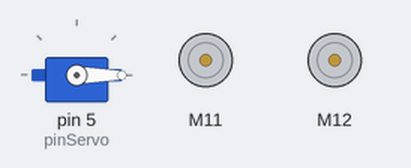
A sketch run on a simulated Arduino Uno, built with avr-gcc and run on an emulated ATmega328P. Parts: servo, 2 × DC motor (green arrow = forward, orange = backward, longer = faster).

Above: at 0.1 s.
At 4.6 s:
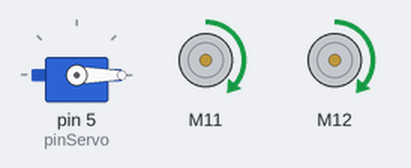
At 7.6 s:
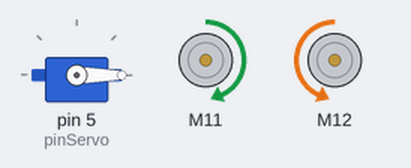
At 11.6 s:
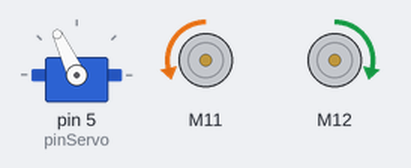
At 15.6 s:
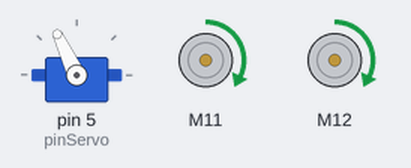
At 24.6 s:
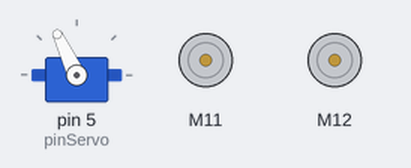
Timing chart, 0 to 30.0 s (numbered marks = the images above):
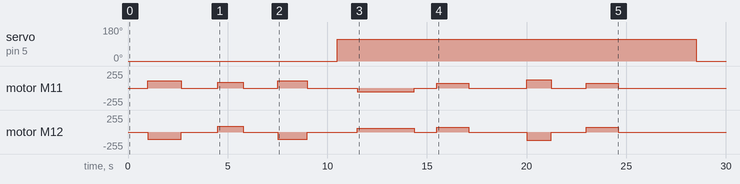

Measured:
- by itself, servo on pin 5 (pinServo): 0° → 115° at 10.5 s, → 0° 18.0 s later
- by itself, motor M12: stopped → backward 112/255 at 1.0 s, → stopped 1.7 s later, → forward 84/255 1.8 s later, → stopped 1.3 s later, … (14 changes in this stretch)

The sketch:

prueeba.ino
```cpp
// generated by mBlock5 for MegaPi
// Optimized for WRO Robomission Junior

#include <Arduino.h>
#include <Wire.h>
#include <SoftwareSerial.h>
#include <MeMegaPi.h>

double angle_rad = PI/180.0;
double angle_deg = 180.0/PI;
MeEncoderOnBoard Encoder_1(SLOT1); // Motor Izquierdo
MeEncoderOnBoard Encoder_2(SLOT2); // Motor Derecho
MeEncoderOnBoard Encoder_3(SLOT3);
MeEncoderOnBoard Encoder_4(SLOT4);

void isr_process_encoder1(void){
  if(digitalRead(Encoder_1.getPortB()) == 0){
    Encoder_1.pulsePosMinus();
  }else{
    Encoder_1.pulsePosPlus();
  }
}

void isr_process_encoder2(void){
  if(digitalRead(Encoder_2.getPortB()) == 0){
    Encoder_2.pulsePosMinus();
  }else{
    Encoder_2.pulsePosPlus();
  }
}

void _loop() {
  Encoder_1.loop();
  Encoder_2.loop();
}

void _delay(float seconds) {
  if(seconds < 0.0){
    seconds = 0.0;
  }
  long endTime = millis() + seconds * 1000;
  while(millis() < endTime) _loop();
}

// =========================================================================
// NUESTRAS FUNCIONES DE MOVIMIENTO
// =========================================================================

/**
 * Función maestra para controlar ambos motores.
 * Para ambos motores: valores positivos = adelante, valores negativos = atrás.
 */
void moverRobot(long gradosIzq, long gradosDer, float velocidad, float tiempoEspera) {
  // Encoder_1 (Izquierdo): se queda igual
  Encoder_1.move(gradosIzq, abs(velocidad));

  // Encoder_2 (Derecho): se invierte con el signo menos (-)
  // para que los valores positivos vayan hacia adelante.
  Encoder_2.move(-gradosDer, abs(velocidad));

  _delay(tiempoEspera);
}

// Mueve el robot en línea recta hacia adelante
void avanzar(long grados, float velocidad, float tiempoEspera) {
  moverRobot(grados, grados, velocidad, tiempoEspera);
}

// Mueve el robot en línea recta hacia atrás
void retroceder(long grados, float velocidad, float tiempoEspera) {
  moverRobot(-grados, -grados, velocidad, tiempoEspera);
}

// Gira sobre su propio eje hacia la derecha
void girarIzquierda(long grados, float velocidad, float tiempoEspera) {
  moverRobot(grados, -grados, velocidad, tiempoEspera);
}

// Gira sobre su propio eje hacia la izquierda
void girarDerecha(long grados, float velocidad, float tiempoEspera) {
  moverRobot(-grados, grados, velocidad, tiempoEspera);
}

// Detiene por completo los motores
void detener(float tiempoEspera) {
  moverRobot(0, 0, 0, tiempoEspera);
}

// =========================================================================
// DEL SERVOMOTOR GRANDE
// =========================================================================

// Creamos el objeto servo
Servo miServo;
// Definimos el pin del servo
const int pinServo = 5;

// Mueve el servo 90° hacia arriba (va a 180°)
void subir_pala() {
  miServo.write(0);
  _delay(1.0);
}

// Regresa el servo a la posición central (90°)
void bajar_pala() {
  miServo.write(115);
  _delay(1.0);
}

// Baja el servo 35° desde el centro (90 - 35 = 55°)
void barrer() {
  miServo.write(117);
  _delay(1.0);
}

// =========================================================================

void setup() {
  // Asociamos el SERVO al pin 5
  miServo.attach(pinServo);

  // Posición inicial por defecto: siempre en 180 grados
  miServo.write(0);

  //MOTORES

  TCCR1A = _BV(WGM10);
  TCCR1B = _BV(CS11) | _BV(WGM12);
  TCCR2A = _BV(WGM21) | _BV(WGM20);
  TCCR2B = _BV(CS21);

  attachInterrupt(Encoder_1.getIntNum(), isr_process_encoder1, RISING);
  Encoder_1.setPulse(8);
  Encoder_1.setRatio(46.67);
  Encoder_1.setPosPid(1.8,0,1.2);
  Encoder_1.setSpeedPid(0.18,0,0);

  attachInterrupt(Encoder_2.getIntNum(), isr_process_encoder2, RISING);
  Encoder_2.setPulse(8);
  Encoder_2.setRatio(46.67);
  Encoder_2.setPosPid(1.8,0,1.2);
  Encoder_2.setSpeedPid(0.18,0,0);
}

void loop() {
  _delay(1.0);

  avanzar(580, 80, 3.0);
  detener(0.5);
  girarIzquierda(330, 60, 2.5);
  detener(0.5);
  avanzar(515, 80, 3.0);

  bajar_pala();

  retroceder(495, 40, 4.0);
  girarIzquierda(345, 50, 4.5);
  avanzar(480, 90, 3.0);
  girarIzquierda(345, 50, 4.5);


  detener(1.0);
  subir_pala();


  // Bucle infinito para que no repita la rutina en la competencia
  while(1) {
    _loop();
  }
}
```
